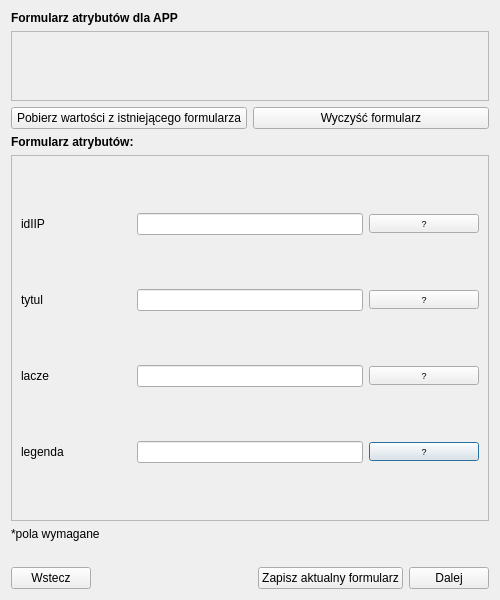
<?xml version="1.0" encoding="UTF-8"?>
<ui version="4.0">
 <class>Dialog</class>
 <widget class="QDialog" name="Dialog">
  <property name="enabled">
   <bool>true</bool>
  </property>
  <property name="geometry">
   <rect>
    <x>0</x>
    <y>0</y>
    <width>500</width>
    <height>600</height>
   </rect>
  </property>
  <property name="windowTitle">
   <string>Dialog</string>
  </property>
  <layout class="QGridLayout" name="gridLayout_3">
   <item row="0" column="0">
    <layout class="QVBoxLayout" name="verticalLayout">
     <item>
      <widget class="QLabel" name="title_lbl">
       <property name="font">
        <font>
         <weight>75</weight>
         <bold>true</bold>
        </font>
       </property>
       <property name="text">
        <string>Formularz atrybutów dla APP</string>
       </property>
       <property name="margin">
        <number>7</number>
       </property>
      </widget>
     </item>
     <item>
      <widget class="QScrollArea" name="instruction_scrollArea">
       <property name="sizePolicy">
        <sizepolicy hsizetype="Expanding" vsizetype="Preferred">
         <horstretch>0</horstretch>
         <verstretch>0</verstretch>
        </sizepolicy>
       </property>
       <property name="widgetResizable">
        <bool>true</bool>
       </property>
       <widget class="QWidget" name="scrollAreaWidgetContents">
        <property name="geometry">
         <rect>
          <x>0</x>
          <y>0</y>
          <width>478</width>
          <height>69</height>
         </rect>
        </property>
        <layout class="QGridLayout" name="gridLayout">
         <item row="0" column="0">
          <widget class="QLabel" name="instruction_lbl">
           <property name="font">
            <font>
             <stylestrategy>PreferDefault</stylestrategy>
            </font>
           </property>
           <property name="text">
            <string/>
           </property>
           <property name="alignment">
            <set>Qt::AlignJustify|Qt::AlignVCenter</set>
           </property>
           <property name="wordWrap">
            <bool>true</bool>
           </property>
          </widget>
         </item>
        </layout>
       </widget>
      </widget>
     </item>
     <item>
      <layout class="QHBoxLayout" name="horizontalLayout_2">
       <item>
        <widget class="QPushButton" name="getValues_btn">
         <property name="text">
          <string>Pobierz wartości z istniejącego formularza</string>
         </property>
         <property name="autoDefault">
          <bool>false</bool>
         </property>
        </widget>
       </item>
       <item>
        <widget class="QPushButton" name="clear_btn">
         <property name="text">
          <string>Wyczyść formularz</string>
         </property>
         <property name="autoDefault">
          <bool>false</bool>
         </property>
        </widget>
       </item>
      </layout>
     </item>
     <item>
      <widget class="QLabel" name="titleForm_lbl">
       <property name="font">
        <font>
         <weight>75</weight>
         <bold>true</bold>
        </font>
       </property>
       <property name="text">
        <string>Formularz atrybutów:</string>
       </property>
      </widget>
     </item>
     <item>
      <widget class="QScrollArea" name="form_scrollArea">
       <property name="sizePolicy">
        <sizepolicy hsizetype="Preferred" vsizetype="Expanding">
         <horstretch>0</horstretch>
         <verstretch>0</verstretch>
        </sizepolicy>
       </property>
       <property name="widgetResizable">
        <bool>true</bool>
       </property>
       <widget class="QWidget" name="scrollAreaWidgetContents_2">
        <property name="geometry">
         <rect>
          <x>0</x>
          <y>0</y>
          <width>478</width>
          <height>346</height>
         </rect>
        </property>
        <layout class="QGridLayout" name="gridLayout_2">
         <item row="4" column="0">
          <widget class="QLabel" name="legenda_lbl">
           <property name="text">
            <string>legenda</string>
           </property>
          </widget>
         </item>
         <item row="4" column="4">
          <widget class="QPushButton" name="legendaHelp_btn">
           <property name="font">
            <font>
             <pointsize>7</pointsize>
            </font>
           </property>
           <property name="text">
            <string>?</string>
           </property>
          </widget>
         </item>
         <item row="3" column="0">
          <widget class="QLabel" name="lacze_lbl">
           <property name="text">
            <string>lacze</string>
           </property>
          </widget>
         </item>
         <item row="3" column="4">
          <widget class="QPushButton" name="laczeHelp_btn">
           <property name="font">
            <font>
             <pointsize>7</pointsize>
            </font>
           </property>
           <property name="text">
            <string>?</string>
           </property>
          </widget>
         </item>
         <item row="2" column="4">
          <widget class="QPushButton" name="tytulHelp_btn">
           <property name="font">
            <font>
             <pointsize>7</pointsize>
            </font>
           </property>
           <property name="text">
            <string>?</string>
           </property>
          </widget>
         </item>
         <item row="0" column="4">
          <widget class="QPushButton" name="idHelp_btn">
           <property name="font">
            <font>
             <pointsize>7</pointsize>
            </font>
           </property>
           <property name="text">
            <string>?</string>
           </property>
          </widget>
         </item>
         <item row="4" column="1" colspan="2">
          <widget class="QLineEdit" name="legenda_lineEdit">
           <property name="font">
            <font>
             <pointsize>7</pointsize>
            </font>
           </property>
          </widget>
         </item>
         <item row="3" column="1" colspan="2">
          <widget class="QLineEdit" name="lacze_lineEdit">
           <property name="font">
            <font>
             <pointsize>7</pointsize>
            </font>
           </property>
          </widget>
         </item>
         <item row="0" column="0">
          <widget class="QLabel" name="id_lbl">
           <property name="text">
            <string>idIIP</string>
           </property>
          </widget>
         </item>
         <item row="2" column="0">
          <widget class="QLabel" name="tytul_lbl">
           <property name="text">
            <string>tytul</string>
           </property>
          </widget>
         </item>
         <item row="0" column="1" colspan="2">
          <widget class="QLineEdit" name="id_lineEdit">
           <property name="sizePolicy">
            <sizepolicy hsizetype="Minimum" vsizetype="Fixed">
             <horstretch>0</horstretch>
             <verstretch>0</verstretch>
            </sizepolicy>
           </property>
           <property name="font">
            <font>
             <pointsize>7</pointsize>
            </font>
           </property>
          </widget>
         </item>
         <item row="2" column="1" colspan="2">
          <widget class="QLineEdit" name="tytul_lineEdit">
           <property name="font">
            <font>
             <pointsize>7</pointsize>
            </font>
           </property>
          </widget>
         </item>
        </layout>
       </widget>
      </widget>
     </item>
     <item>
      <widget class="QLabel" name="requiredFields_lbl">
       <property name="text">
        <string>*pola wymagane</string>
       </property>
      </widget>
     </item>
     <item>
      <widget class="QLabel" name="label">
       <property name="text">
        <string/>
       </property>
      </widget>
     </item>
     <item>
      <layout class="QHBoxLayout" name="horizontalLayout">
       <item>
        <widget class="QPushButton" name="prev_btn">
         <property name="enabled">
          <bool>true</bool>
         </property>
         <property name="text">
          <string>Wstecz</string>
         </property>
         <property name="autoDefault">
          <bool>false</bool>
         </property>
        </widget>
       </item>
       <item>
        <spacer name="horizontalSpacer">
         <property name="orientation">
          <enum>Qt::Horizontal</enum>
         </property>
         <property name="sizeHint" stdset="0">
          <size>
           <width>40</width>
           <height>20</height>
          </size>
         </property>
        </spacer>
       </item>
       <item>
        <widget class="QPushButton" name="saveForm_btn">
         <property name="text">
          <string>Zapisz aktualny formularz</string>
         </property>
         <property name="autoDefault">
          <bool>false</bool>
         </property>
        </widget>
       </item>
       <item>
        <widget class="QPushButton" name="next_btn">
         <property name="enabled">
          <bool>true</bool>
         </property>
         <property name="text">
          <string>Dalej</string>
         </property>
         <property name="autoDefault">
          <bool>false</bool>
         </property>
        </widget>
       </item>
      </layout>
     </item>
    </layout>
   </item>
  </layout>
 </widget>
 <resources/>
 <connections/>
</ui>
